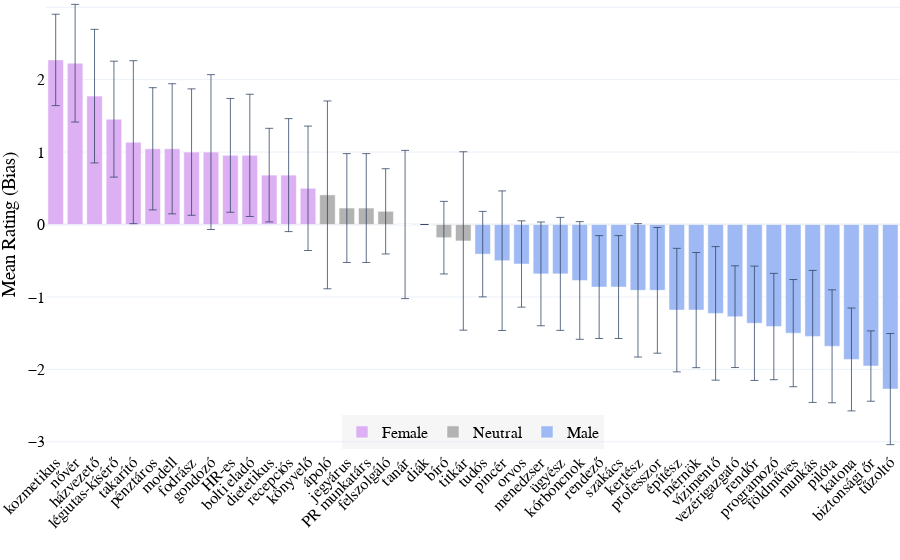

Notebook source saved alongside this figure:
### Markdown cell above
#### Plot Ratings

### Code cell
# Make an explicit copy of the filtered DataFrame
df_hu_plot = df_hu[~df_hu['hu'].isin(['Age', 'Gender', 'Mean Rating'])].copy()

# Assign the 'bias' column safely
df_hu_plot.loc[:, 'bias'] = df_hu_plot['mean_hu'].apply(
    lambda x: 'Female' if x > mean_max else ('Male' if x < mean_min else 'Neutral')
)

color_map = {
    'Female': female_color, # '#e377c2', # pinkish
    'Male': male_color, # '#1f77b4', # blue
    'Neutral': neutral_color # gray
}

# Sort df_hu_plot by mean value before plotting
df_hu_plot_sorted = df_hu_plot.sort_values('mean_hu', ascending=False)

df_hu_plot_sorted['label_hu'] = df_hu_plot_sorted.apply(
    lambda row: f"{row['hu']} ({row['en']})" if pd.notna(row['en']) else row['hu'], axis=1
)

fig = go.Figure()

for bias in ['Female', 'Neutral', 'Male']:
    subset = df_hu_plot_sorted[df_hu_plot_sorted['bias'] == bias]
    fig.add_trace(go.Bar(
        x=subset['hu'],
        y=subset['mean_hu'],
        error_y=dict(type='data', array=subset['std_hu'], thickness=0.75),
        name=bias,
        marker_color=color_map[bias],
        hovertemplate=(
            'Hungarian: %{x}<br>'
            'Mean Rating: %{y:.2f}<br>'
            'Standard Deviation: %{error_y.array:.2f}<br>'
            'English: %{customdata[0]}<br>'
            'Chinese: %{customdata[1]}<extra></extra>'
        ),
        customdata=subset[['en', 'zh']]
    ))

fig.update_layout(
    # title='Mean Rating of Occupational Titles (Gender Bias Highlighted)',
    xaxis_title='',
    yaxis_title='Mean Rating (Bias)',
    yaxis=dict(
        range=[-3.1, 3.1],
        tickvals=[-3, -2, -1, 0, 1, 2, 3],
        title='Mean Rating (Bias)'
    ),
    xaxis_tickangle=-45,
    template='plotly_white',
    font = dict(family="Times New Roman, serif", size=16, color='black'),
    margin=dict(l=0, r=0, t=0, b=0),
    legend=dict(
        orientation='h',
        yanchor='bottom',
        y=0,
        xanchor='center',
        x=0.5,
        bgcolor='rgba(220, 220, 220, 0.25)',
    )
)

fig.show()

# Save this as a html and image
fig.write_html('occupations_hu.html')
fig.write_image('occupations_hu.png', scale=3, width=1000, height=400)

### Figure 1 — Plotly figure (JSON) as saved in the notebook; plotly's stock layout.template omitted (floating-point values rounded to 4 significant figures)
{"data": [{"customdata": [["beautician", "美容师"], ["nurse (sister)", "护士 (2)"], ["housekeeper", "家政员"], ["flight attendant", "乘务员"], ["cleaner", "保洁"], ["cashier", "收银员"], ["model", "模特"], ["hairdresser", "理发师"], ["caregiver", "护工"], ["HR personnel", "人事"], ["shop assistant", "导购员"], ["dietitian", "营养师"], ["receptionist", "前台"], ["accountant", "会计"]], "error_y": {"array": [0.6311, 0.8125, 0.9223, 0.8004, 1.125, 0.8439, 0.8985, 0.8729, 1.069, 0.7854, 0.8439, 0.6463, 0.7799, 0.8591], "thickness": 0.75, "type": "data"}, "hovertemplate": "Hungarian: %{x}<br>Mean Rating: %{y:.2f}<br>Standard Deviation: %{error_y.array:.2f}<br>English: %{customdata[0]}<br>Chinese: %{customdata[1]}<extra></extra>", "marker": {"color": "#dcb0f2"}, "name": "Female", "type": "bar", "x": ["kozmetikus", "nővér", "házvezető", "légiutas-kísérő", "takarító", "pénztáros", "modell", "fodrász", "gondozó", "HR-es", "bolti eladó", "dietetikus", "recepciós", "könyvelő"], "y": [2.273, 2.227, 1.773, 1.455, 1.136, 1.045, 1.045, 1.0, 1.0, 0.9545, 0.9545, 0.6818, 0.6818, 0.5]}, {"customdata": [["nurse", "护士"], ["ticket seller", "售票员"], ["PR specialist", "公关"], ["server", "服务员 (2)"], ["teacher", "教师"], ["student", "学生"], ["judge", "法官"], ["secretary", "秘书"]], "error_y": {"array": [1.297, 0.7516, 0.7516, 0.5885, 1.024, 0.0, 0.5011, 1.232], "thickness": 0.75, "type": "data"}, "hovertemplate": "Hungarian: %{x}<br>Mean Rating: %{y:.2f}<br>Standard Deviation: %{error_y.array:.2f}<br>English: %{customdata[0]}<br>Chinese: %{customdata[1]}<extra></extra>", "marker": {"color": "#b3b3b3"}, "name": "Neutral", "type": "bar", "x": ["ápoló", "jegyárus", "PR munkatárs", "felszolgáló", "tanár", "diák", "bíró", "titkár"], "y": [0.4091, 0.2273, 0.2273, 0.1818, 0.0, 0.0, -0.1818, -0.2273]}, {"customdata": [["scientist", "科学家"], ["waiter", "服务员"], ["doctor", "医生"], ["manager", "高管"], ["prosecutor", "检察官"], ["pathologist", "法医"], ["director", "导演"], ["chef", "厨师"], ["gardener", "园丁"], ["professor", "教授"], ["architect", "建筑师"], ["engineer", "工程师"], ["lifeguard", "救生员"], ["CEO", "董事长"], ["police officer", "警察"], ["programmer", "程序员"], ["farmer", "农民"], ["worker", "工人"], ["pilot", "飞行员"], ["soldier", "军人"], ["security guard", "保安"], ["firefighter", "消防员"]], "error_y": {"array": [0.5903, 0.9636, 0.5958, 0.7162, 0.7799, 0.8125, 0.7102, 0.7102, 0.9211, 0.8679, 0.8528, 0.795, 0.9223, 0.7025, 0.7895, 0.7341, 0.74, 0.9117, 0.7799, 0.7102, 0.4857, 0.7673], "thickness": 0.75, "type": "data"}, "hovertemplate": "Hungarian: %{x}<br>Mean Rating: %{y:.2f}<br>Standard Deviation: %{error_y.array:.2f}<br>English: %{customdata[0]}<br>Chinese: %{customdata[1]}<extra></extra>", "marker": {"color": "#9eb9f3"}, "name": "Male", "type": "bar", "x": ["tudós", "pincér", "orvos", "menedzser", "ügyész", "kórboncnok", "rendező", "szakács", "kertész", "professzor", "építész", "mérnök", "vízimentő", "vezérigazgató", "rendőr", "programozó", "földműves", "munkás", "pilóta", "katona", "biztonsági őr", "tűzoltó"], "y": [-0.4091, -0.5, -0.5455, -0.6818, -0.6818, -0.7727, -0.8636, -0.8636, -0.9091, -0.9091, -1.182, -1.182, -1.227, -1.273, -1.364, -1.409, -1.5, -1.545, -1.682, -1.864, -1.955, -2.273]}], "layout": {"font": {"color": "black", "family": "Times New Roman, serif", "size": 16}, "legend": {"bgcolor": "rgba(220, 220, 220, 0.25)", "orientation": "h", "x": 0.5, "xanchor": "center", "y": 0, "yanchor": "bottom"}, "margin": {"b": 0, "l": 0, "r": 0, "t": 0}, "xaxis": {"tickangle": -45, "title": {"text": ""}}, "yaxis": {"range": [-3.1, 3.1], "tickvals": [-3, -2, -1, 0, 1, 2, 3], "title": {"text": "Mean Rating (Bias)"}}}}
